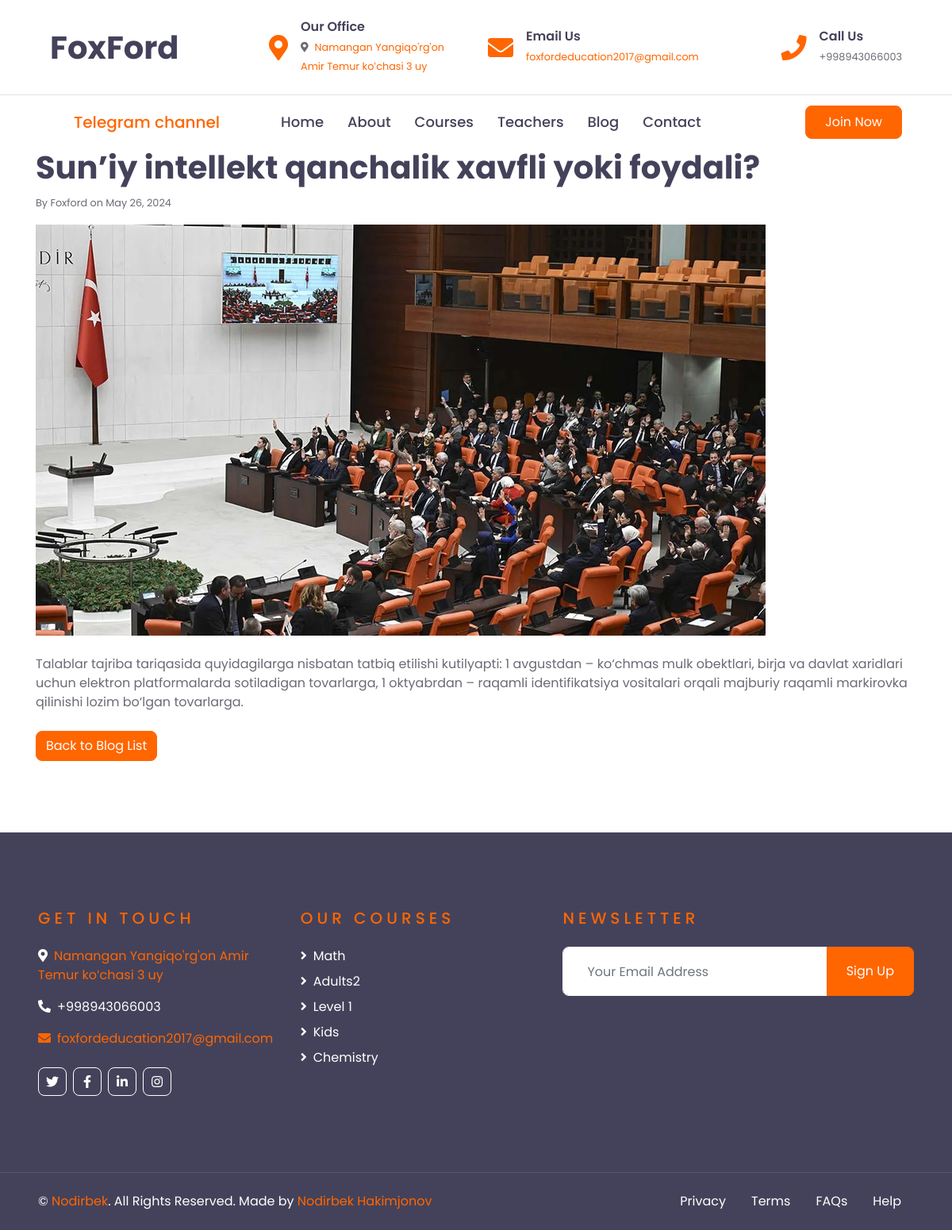
The app's page /blog/2/ with its own data.
### foxford_app/models.py (models this page shows, shortened)
class Blog(models.Model):
    title = models.CharField(max_length=200)
    author = models.ForeignKey(User, on_delete=models.CASCADE)
    content = models.TextField()
    publish_time = models.DateTimeField(default=timezone.now)
    updated_at = models.DateTimeField(auto_now=True)
    image = models.ImageField(upload_to='foxford/blogs', null=True, blank=True)
    class Meta:
        ordering = ['-publish_time']

class Course(models.Model):
    title = models.CharField(max_length=100)
    description = models.TextField()
    image = models.ImageField(upload_to='foxford/course')
    duration = models.IntegerField(help_text="Duration in weeks")
    price = models.DecimalField(max_digits=8, decimal_places=2)
    created_time = models.DateTimeField(auto_now_add=True)
    publish_time = models.DateTimeField(default=timezone.now)
    instructor = models.ForeignKey(Instructor, on_delete=models.CASCADE, related_name='courses')
    learning_outcomes = models.TextField(help_text="Separate each outcome with a newline")
    objects = models.Manager()
    class Meta:
        ordering = ['-publish_time']

### foxford_app/views.py (the view)
# urls.py: path('blog/<int:pk>/', BlogDetailView, name='blog_detail'),
def BlogDetailView(request, pk):
    blog = get_object_or_404(Blog, pk=pk)
    courses = Course.objects.all().order_by('-publish_time')[:8]
    return render(request, 'foxford/blog_detail.html', {'blog': blog,'courses':courses})

### templates/foxford/blog_detail.html (shortened to what this page needs)
{% extends 'foxford/base.html' %}
{% load static %}
{% block content %}
<!DOCTYPE html>
<html lang="en">
<head>
    <link rel="stylesheet" href="{% static 'css/style.css' %}">
</head>
<body>
    <div class="container">
        <h1>{{ blog.title }}</h1>
        <p><small>By {{ blog.author.username }} on {{ blog.publish_time|date:"F d, Y" }}</small></p>
        {% if blog.image %}
        <img src="{{ blog.image.url }}" alt="{{ blog.title }}" class="img-fluid mb-4">
        {% endif %}
        <div>{{ blog.content }}</div>
        <a class="btn btn-primary mt-4" href="{% url 'blog_page' %}">Back to Blog List</a>
    </div>
</body>
</html>
{% endblock %}

### templates/foxford/base.html (shortened to what this page needs)
{% load static %}
{% load static %}
<!DOCTYPE html>
<html lang="en">
<head>
    <link rel="stylesheet" href="https://cdnjs.cloudflare.com/ajax/libs/font-awesome/5.10.0/css/all.min.css">
      <link rel="stylesheet" href="https://cdnjs.cloudflare.com/ajax/libs/flag-icon-css/3.4.6/css/flag-icon.min.css">
    <link href="{% static 'lib/owlcarousel/assets/owl.carousel.min.css' %}" rel="stylesheet">
    <link href="{% static 'css/style.css' %}" rel="stylesheet">
    <link href="{% static 'css/styles.css' %}" rel="stylesheet">
</head>
<body>
<div class="container-fluid d-none d-lg-block">
    <div class="row align-items-center py-4 px-xl-5">
        <div class="col-lg-3">
            <a href="{% url 'home_page' %}" class="text-decoration-none">
                <h1 class="m-0">FoxFord</h1>
            </a>
        </div>
        <div class="col-lg-3 text-right">
            <div class="d-inline-flex align-items-center">
                <i class="fa fa-2x fa-map-marker-alt text-primary mr-3"></i>
                <div class="text-left">
                    <h6 class="font-weight-semi-bold mb-1">Our Office</h6>
                    <small><i class="fa fa-map-marker-alt mr-2"></i><a href="https://maps.app.goo.gl/CEBq7Gm6XRWF9vXs8"
                                                                       target="_blank">Namangan Yangiqo'rg'on Amir Temur
                        koʻchasi 3 uy</a></small>
                </div>
            </div>
        </div>
        <div class="col-lg-3 text-right">
            <div class="d-inline-flex align-items-center">
                <i class="fa fa-2x fa-envelope text-primary mr-3"></i>
                <div class="text-left">
                    <h6 class="font-weight-semi-bold mb-1">Email Us</h6>
                    <small><a href="mailto:foxfordeducation2017@gmail.com">foxfordeducation2017@gmail.com</a></small>
                </div>
            </div>
        </div>
        <div class="col-lg-3 text-right">
            <div class="d-inline-flex align-items-center">
                <i class="fa fa-2x fa-phone text-primary mr-3"></i>
                <div class="text-left">
                    <h6 class="font-weight-semi-bold mb-1">Call Us</h6>
                    <small>+998943066003</small>
                </div>
            </div>
        </div>
    </div>
</div>
<div class="container-fluid">
    <div class="row border-top px-xl-5">
        <div class="col-lg-3 d-none d-lg-block">
            <a href="https://t.me/Foxford_time" style="height: 67px; padding: 0 30px;"
               class="d-flex align-items-center"><h5 class="text-primary m-0">Telegram channel</h5>
            </a>
        </div>
        <div class="col-lg-9">
            <nav class="navbar navbar-expand-lg bg-light navbar-light py-3 py-lg-0 px-0">
                <div class="collapse navbar-collapse justify-content-between" id="navbarCollapse">
                    <div class="navbar-nav py-0">
                        {% url 'home_page' as home_url %}
                        {% url 'about_page' as about_url %}
                        {% url 'course_page' as course_url %}
                        {% url 'teacher_page' as teacher_url %}
                        {% url 'blog_page' as blog_url %}
                        {% url 'contact_page' as contact_url %}
                        <a href="{{ home_url }}"
                           class="nav-item nav-link {% if request.path == home_url %}active{% endif %}">Home</a>
                        <a href="{{ about_url }}"
                           class="nav-item nav-link {% if request.path == about_url %}active{% endif %}">About</a>
                        <a href="{{ course_url }}"
                           class="nav-item nav-link {% if request.path == course_url %}active{% endif %}">Courses</a>
                        <a href="{{ teacher_url }}"
                           class="nav-item nav-link {% if request.path == teacher_url %}active{% endif %}">Teachers</a>
                        <div class="nav-item dropdown">
                            <a href="{{ blog_url }}"
                               class="nav-link {% if request.path == blog_url %}active{% endif %}">Blog</a>
                        </div>
                        <a href="{{ contact_url }}"
                           class="nav-item nav-link {% if request.path == contact_url %}active{% endif %}">Contact</a>
                    </div>
                    <a class="btn btn-primary py-2 px-4 ml-auto d-none d-lg-block" href="https://t.me/Foxford_time">Join
                        Now</a>
                </div>
            </nav>
        </div>
    </div>
</div>
{% block content %}
{% endblock %}
<div class="container-fluid bg-dark text-white py-5 px-sm-3 px-lg-5" style="margin-top: 90px;">
    <div class="row pt-5">
        <div class="col-lg-7 col-md-12">
            <div class="row">
                <div class="col-md-6 mb-5">
                    <h5 class="text-primary text-uppercase mb-4" style="letter-spacing: 5px;">Get In Touch</h5>
                    <p><i class="fa fa-map-marker-alt mr-2"></i><a href="https://maps.app.goo.gl/CEBq7Gm6XRWF9vXs8"
                                                                   target="_blank">Namangan Yangiqo'rg'on Amir Temur
                        koʻchasi 3 uy</a></p>
                    <p><i class="fa fa-phone-alt mr-2"></i>+998943066003</p>
                    <p><a href="mailto:foxfordeducation2017@gmail.com"><i class="fa fa-envelope mr-2"></i>foxfordeducation2017@gmail.com</a>
                    </p>
                    <div class="d-flex justify-content-start mt-4">
                        <a class="btn btn-outline-light btn-square mr-2" href="#"><i class="fab fa-twitter"></i></a>
                        <a class="btn btn-outline-light btn-square mr-2" href="#"><i class="fab fa-facebook-f"></i></a>
                        <a class="btn btn-outline-light btn-square mr-2" href="#"><i class="fab fa-linkedin-in"></i></a>
                        <a class="btn btn-outline-light btn-square"
                           href="https://www.instagram.com/foxford_time_edu?igsh=MWhsbHoyNTdlOXlvag=="><i
                                class="fab fa-instagram"></i></a>
                    </div>
                </div>
                <div class="col-md-6 mb-5">
                    <h5 class="text-primary text-uppercase mb-4" style="letter-spacing: 5px;">Our Courses</h5>
                    <div class="d-flex flex-column justify-content-start">
                        {% for course in courses %}
                            <a class="text-white mb-2" href="{% url 'course_page' %}"><i
                                    class="fa fa-angle-right mr-2"></i>{{ course.title }}</a>
                        {% endfor %}
                    </div>
                </div>
            </div>
        </div>
        <div class="col-lg-5 col-md-12 mb-5">
            <h5 class="text-primary text-uppercase mb-4" style="letter-spacing: 5px;">Newsletter</h5>
            <div class="w-100">
                <div class="input-group">
                    <input type="text" class="form-control border-light" style="padding: 30px;"
                           placeholder="Your Email Address">
                    <div class="input-group-append">
                        <button class="btn btn-primary px-4">Sign Up</button>
                    </div>
                </div>
            </div>
        </div>
    </div>
</div>
<div class="container-fluid bg-dark text-white border-top py-4 px-sm-3 px-md-5"
     style="border-color: rgba(256, 256, 256, .1) !important;">
    <div class="row">
        <div class="col-lg-6 text-center text-md-left mb-3 mb-md-0">
            <p class="m-0 text-white">&copy; <a href="https://t.me/chustiy_blog">Nodirbek</a>. All Rights Reserved. Made
                by <a href="https://t.me/Hakimjonov_Nodirbek">Nodirbek Hakimjonov</a>
            </p>
        </div>
        <div class="col-lg-6 text-center text-md-right">
            <ul class="nav d-inline-flex">
                <li class="nav-item">
                    <a class="nav-link text-white py-0" href="#">Privacy</a>
                </li>
                <li class="nav-item">
                    <a class="nav-link text-white py-0" href="#">Terms</a>
                </li>
                <li class="nav-item">
                    <a class="nav-link text-white py-0" href="#">FAQs</a>
                </li>
                <li class="nav-item">
                    <a class="nav-link text-white py-0" href="#">Help</a>
                </li>
            </ul>
        </div>
    </div>
</div>

### static/css/styles.css (style rules this page uses)
body { font-family: Arial, sans-serif; margin: 0; padding: 0; background-color: #f4f4f4; }

### records on screen
Blog: title "Sun’iy intellekt qanchalik xavfli yoki foydali?", author.username "Foxford", publish_time "May 26, 2024", image (picture), content "Talablar tajriba tariqasida quyidagilarga nisbatan tatbiq etilishi kutilyapti: 1 avgustdan – ko‘chmas mulk obektlari, birja va davlat xaridlari uchun elektron platformalarda sotiladigan tovarlarga, 1 oktyabrdan – raqamli identifikatsiya vositalari orqali majburiy raqamli markirovka qilinishi lozim bo‘lgan tovarlarga."
Course: title "Math"
Course: title "Adults2"
Course: title "Level 1"
Course: title "Kids"
Course: title "Chemistry"
